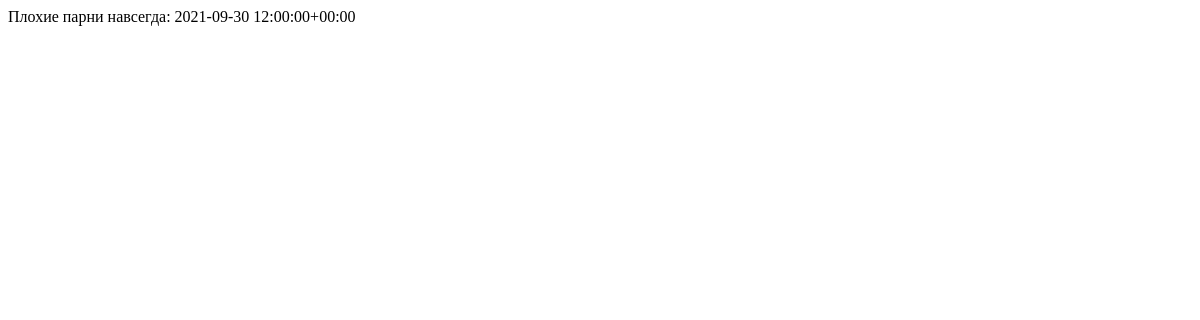
The app's page /schedule/, older data.
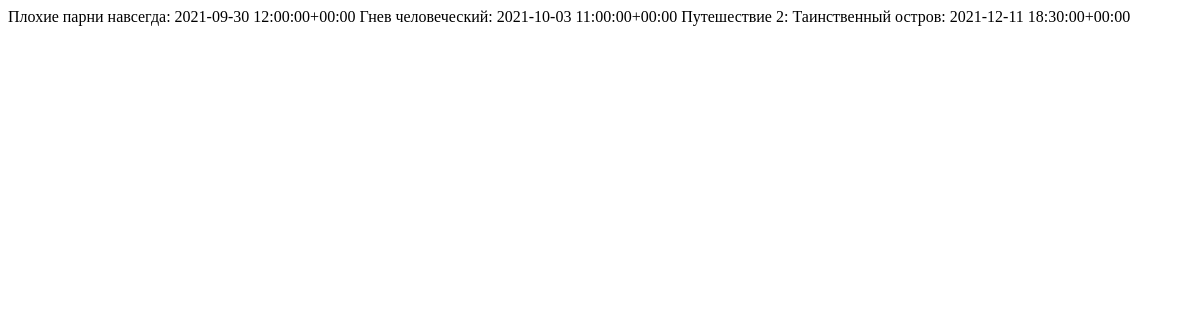
The same page, newer data.
### mainapp/models.py (models this page shows, shortened)
class Schedule(models.Model):
    film = models.ForeignKey(Film, on_delete=models.CASCADE)
    date_time = models.DateTimeField()
    is_active = models.BooleanField(default=True, db_index=True)
    def __str__(self):
        return f'{self.film}: {self.date_time}'
    class Meta:
        verbose_name_plural = 'Расписание'
        verbose_name = 'Расписания'

class Film(models.Model):
    title = models.CharField(max_length=128, unique=True)
    description = models.TextField()
    audience = models.ManyToManyField('authapp.UserProfile', related_name='audience')
    is_active = models.BooleanField(default=True, db_index=True)
    def __str__(self):
        return f'{self.title}'
    class Meta:
        verbose_name_plural = 'Название'
        verbose_name = 'Названия'

### mainapp/views.py (the view)
# urls.py: path('schedule/',  mainapp.ScheduleList.as_view()),
class ScheduleList(ListView):
    model = Schedule

### mainapp/templates/mainapp/schedule_list.html (shortened to what this page needs)
<!DOCTYPE html>
<html lang="en">
<head>
</head>
<body>
{% for schedule in object_list %}
    {{ schedule }}
{% endfor %}
</body>
</html>

Row changes from the older to the newer data that the page shows:
added Schedule: film+date_time "Гнев человеческий: 2021-10-03 11:00:00+00:00"
added Schedule: film+date_time "Путешествие 2: Таинственный остров: 2021-12-11 18:30:00+00:00"
